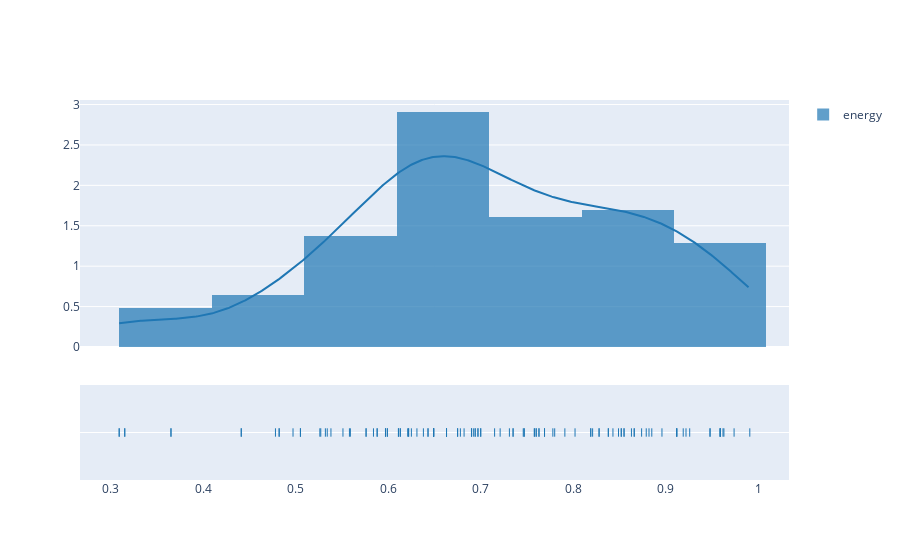

Here is the notebook cell this chart was saved with:
### Code cell
fig = ff.create_distplot([df["energy"]], ["energy"], bin_size=.1)
fig.show()

### Figure 1 — Plotly figure (JSON) as saved in the notebook; plotly's stock layout.template omitted (floating-point values rounded to 4 significant figures; data arrays with more than 128 entries replaced by an {"elided": "..."} marker saying what was removed)
{"data": [{"autobinx": false, "histnorm": "probability density", "legendgroup": "energy", "marker": {"color": "rgb(31, 119, 180)"}, "name": "energy", "opacity": 0.7, "type": "histogram", "x": [0.715, 0.526, 0.625, 0.527, 0.559, 0.802, 0.678, 0.497, 0.692, 0.959, 0.959, 0.959, 0.959, 0.621, 0.746, 0.778, 0.731, 0.879, 0.682, 0.821, 0.534, 0.551, 0.663, 0.538, 0.584, 0.791, 0.874, 0.855, 0.855, 0.843, 0.849, 0.882, 0.919, 0.828, 0.78, 0.962, 0.991, 0.926, 0.974, 0.638, 0.912, 0.885, 0.963, 0.922, 0.721, 0.631, 0.558, 0.863, 0.896, 0.828, 0.478, 0.532, 0.599, 0.599, 0.365, 0.365, 0.866, 0.866, 0.315, 0.315, 0.309, 0.309, 0.948, 0.948, 0.758, 0.758, 0.649, 0.649, 0.649, 0.649, 0.649, 0.649, 0.649, 0.649, 0.588, 0.588, 0.694, 0.694, 0.819, 0.819, 0.697, 0.697, 0.763, 0.763, 0.838, 0.838, 0.576, 0.576, 0.643, 0.643, 0.441, 0.441, 0.613, 0.613, 0.769, 0.769, 0.622, 0.622, 0.482, 0.482, 0.505, 0.505, 0.597, 0.597, 0.76, 0.76, 0.747, 0.747, 0.663, 0.663, 0.611, 0.611, 0.7, 0.7, 0.69, 0.69, 0.852, 0.852, 0.735, 0.735, 0.912, 0.912, 0.675, 0.675], "xaxis": "x", "xbins": {"end": 0.991, "size": 0.1, "start": 0.309}, "yaxis": "y"}, {"legendgroup": "energy", "marker": {"color": "rgb(31, 119, 180)"}, "mode": "lines", "name": "energy", "showlegend": false, "type": "scatter", "x": {"elided": "500 float values"}, "xaxis": "x", "y": {"elided": "500 float values"}, "yaxis": "y"}, {"legendgroup": "energy", "marker": {"color": "rgb(31, 119, 180)", "symbol": "line-ns-open"}, "mode": "markers", "name": "energy", "showlegend": false, "type": "scatter", "x": [0.715, 0.526, 0.625, 0.527, 0.559, 0.802, 0.678, 0.497, 0.692, 0.959, 0.959, 0.959, 0.959, 0.621, 0.746, 0.778, 0.731, 0.879, 0.682, 0.821, 0.534, 0.551, 0.663, 0.538, 0.584, 0.791, 0.874, 0.855, 0.855, 0.843, 0.849, 0.882, 0.919, 0.828, 0.78, 0.962, 0.991, 0.926, 0.974, 0.638, 0.912, 0.885, 0.963, 0.922, 0.721, 0.631, 0.558, 0.863, 0.896, 0.828, 0.478, 0.532, 0.599, 0.599, 0.365, 0.365, 0.866, 0.866, 0.315, 0.315, 0.309, 0.309, 0.948, 0.948, 0.758, 0.758, 0.649, 0.649, 0.649, 0.649, 0.649, 0.649, 0.649, 0.649, 0.588, 0.588, 0.694, 0.694, 0.819, 0.819, 0.697, 0.697, 0.763, 0.763, 0.838, 0.838, 0.576, 0.576, 0.643, 0.643, 0.441, 0.441, 0.613, 0.613, 0.769, 0.769, 0.622, 0.622, 0.482, 0.482, 0.505, 0.505, 0.597, 0.597, 0.76, 0.76, 0.747, 0.747, 0.663, 0.663, 0.611, 0.611, 0.7, 0.7, 0.69, 0.69, 0.852, 0.852, 0.735, 0.735, 0.912, 0.912, 0.675, 0.675], "xaxis": "x", "y": ["energy", "energy", "energy", "energy", "energy", "energy", "energy", "energy", "energy", "energy", "energy", "energy", "energy", "energy", "energy", "energy", "energy", "energy", "energy", "energy", "energy", "energy", "energy", "energy", "energy", "energy", "energy", "energy", "energy", "energy", "energy", "energy", "energy", "energy", "energy", "energy", "energy", "energy", "energy", "energy", "energy", "energy", "energy", "energy", "energy", "energy", "energy", "energy", "energy", "energy", "energy", "energy", "energy", "energy", "energy", "energy", "energy", "energy", "energy", "energy", "energy", "energy", "energy", "energy", "energy", "energy", "energy", "energy", "energy", "energy", "energy", "energy", "energy", "energy", "energy", "energy", "energy", "energy", "energy", "energy", "energy", "energy", "energy", "energy", "energy", "energy", "energy", "energy", "energy", "energy", "energy", "energy", "energy", "energy", "energy", "energy", "energy", "energy", "energy", "energy", "energy", "energy", "energy", "energy", "energy", "energy", "energy", "energy", "energy", "energy", "energy", "energy", "energy", "energy", "energy", "energy", "energy", "energy", "energy", "energy", "energy", "energy", "energy", "energy"], "yaxis": "y2"}], "layout": {"barmode": "overlay", "hovermode": "closest", "legend": {"traceorder": "reversed"}, "xaxis": {"anchor": "y2", "domain": [0, 1], "zeroline": false}, "yaxis": {"anchor": "free", "domain": [0.35, 1], "position": 0}, "yaxis2": {"anchor": "x", "domain": [0, 0.25], "dtick": 1, "showticklabels": false}}}
